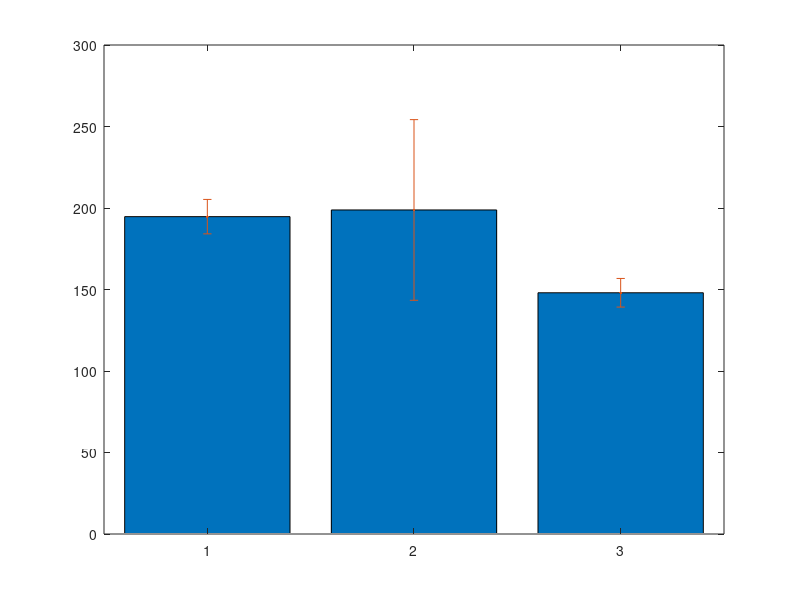
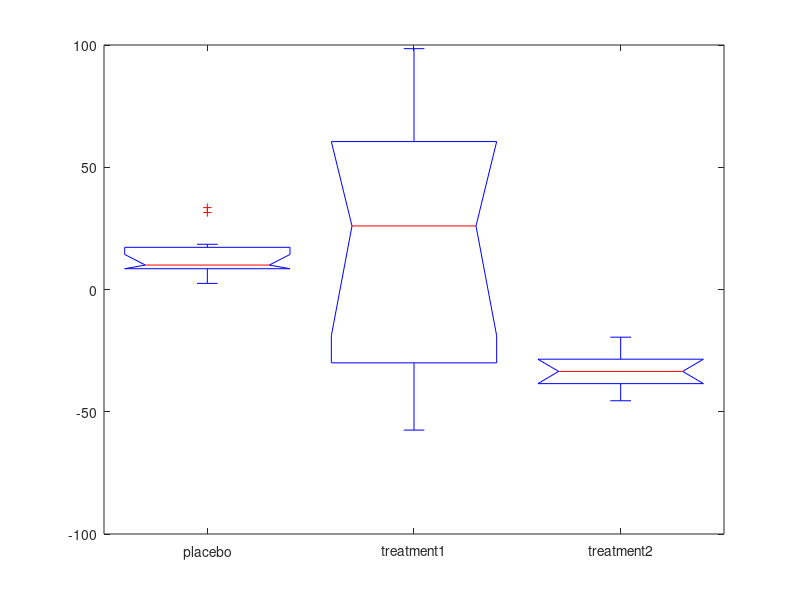
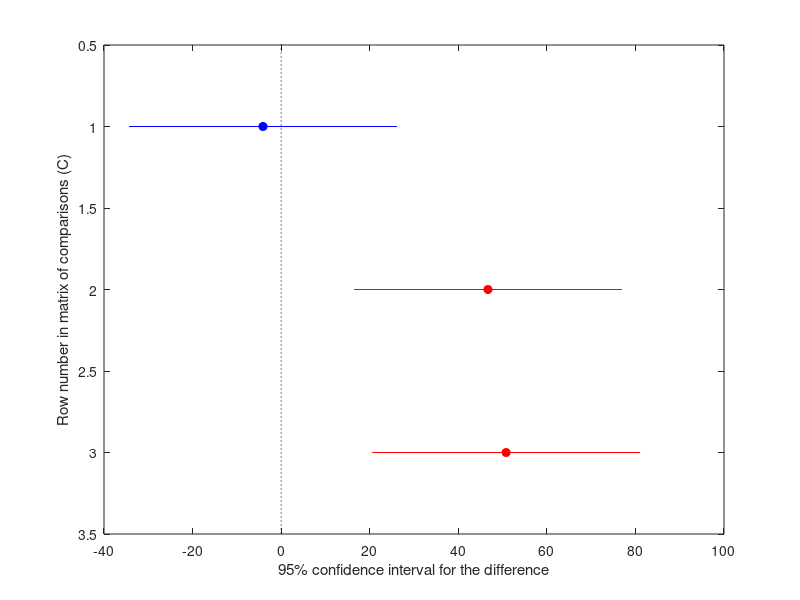

Recreate these plots in MATLAB, in order. (Note: this script raises an error after producing the figures.)
%In class 19

% Problem 1. Imagine a clincal trial for two drugs that are intended to lower
% cholesterol. Assume 30 subjects are randomly divided into 3 groups that
% either receive a placebo or one of the two treatments. The mean initials
% levels of total cholesterol in each group are the same. The final
% measurements look like

placebo = [   194   183   199   189   189   214   212   186   191   190];
treatment1 = [    138   217   188   126   249   217   255   196   279   123];
treatment2 =[   152   152   151   143   161   142   142   141   161   135];

%A. Make a bar plot of the means of each group with errorbars (Hint, use
%bar and then use 'hold on' and then errorbar). 

m=[mean(placebo),mean(treatment1),mean(treatment2)];
stdev=[std(placebo),std(treatment1),std(treatment2)];
figure(1);
bar(m);
hold on;
errorbar(m,stdev,'.');
hold off;

%B. Run a one way ANOVA analysis to see whether any of the treatment groups showed
%a statistically signficant difference. 

data=[placebo',treatment1',treatment2'];
labels={'placebo','treatment1','treatment2'};
figure(2);
[p,table,stats]=anova1(data,labels);

%C. use the multcompare function to look at all pairs of samples and
%indicate which are significantly different. 

figure(3);
multcompare(stats);

%Problem 2. In this directory, you will find a .mat file with three
%variables, xdat, ydat, and ydat2. For each pair (xdat, ydat) and (xdat,
%ydat2), fit the data to a first, second and third order polynomial. Which
%one is the best fit in each case? In at least one of the cases, do the
%problem with both the polyfit/polyval functions and with the 'fit' function.

d=load('data.mat');

figure(4);
plot(d.xdat, d.ydat,'r.','MarkerSize',24);
[coeff21,s1]=polyfit(d.xdat,d.ydat,1);
hold on;
plot(d.xdat,polyval(coeff21,d.xdat),'k-','LineWidth',3);
hold off;

figure(5);
plot(d.xdat,d.ydat,'r.','MarkerSize',24);
[coeff22,s2] = polyfit(d.xdat,d.ydat,2);
hold on;
plot(d.xdat,polyval(coeff22,d.xdat),'k-','LineWidth',3);
hold off;

figure(6);
plot(d.xdat,d.ydat,'r.','MarkerSize',24);
[coeff23,s3] = polyfit(d.xdat,d.ydat,3);
hold on;
plot(d.xdat,polyval(coeff23,d.xdat),'k-','LineWidth',3);
hold off;

figure(7);
plot(d.xdat, d.ydat,'r.','MarkerSize',24);
[coeff21,s1]=polyfit(d.xdat,d.ydat2,1);
hold on;
plot(d.xdat,polyval(coeff21,d.xdat),'k-','LineWidth',3);
hold off;

figure(8);
plot(d.xdat,d.ydat,'r.','MarkerSize',24);
[coeff22,s2] = polyfit(d.xdat,d.ydat2,2);
hold on;
plot(d.xdat,polyval(coeff22,d.xdat),'k-','LineWidth',3);
hold off;

figure(9);
plot(d.xdat,d.ydat,'r.','MarkerSize',24);
[coeff23,s3] = polyfit(d.xdat,d.ydat2,3);
hold on;
plot(d.xdat,polyval(coeff23,d.xdat),'k-','LineWidth',3);
hold off;

%%
dfit={d.xdat;d.ydat2};

fit_out=fit(d.xdat(:),d.ydat2(:),'poly1');
figure(10);
plot(fit_out,d.xdat,d.ydat2)

fit_out=fit(d.xdat(:),d.ydat2(:), 'poly2');
figure(11);
plot(fit_out,d.xdat,d.ydat2)

fit_out=fit(d.xdat(:),d.ydat2(:), 'poly3');
figure(12);
plot(fit_out,d.xdat,d.ydat2)